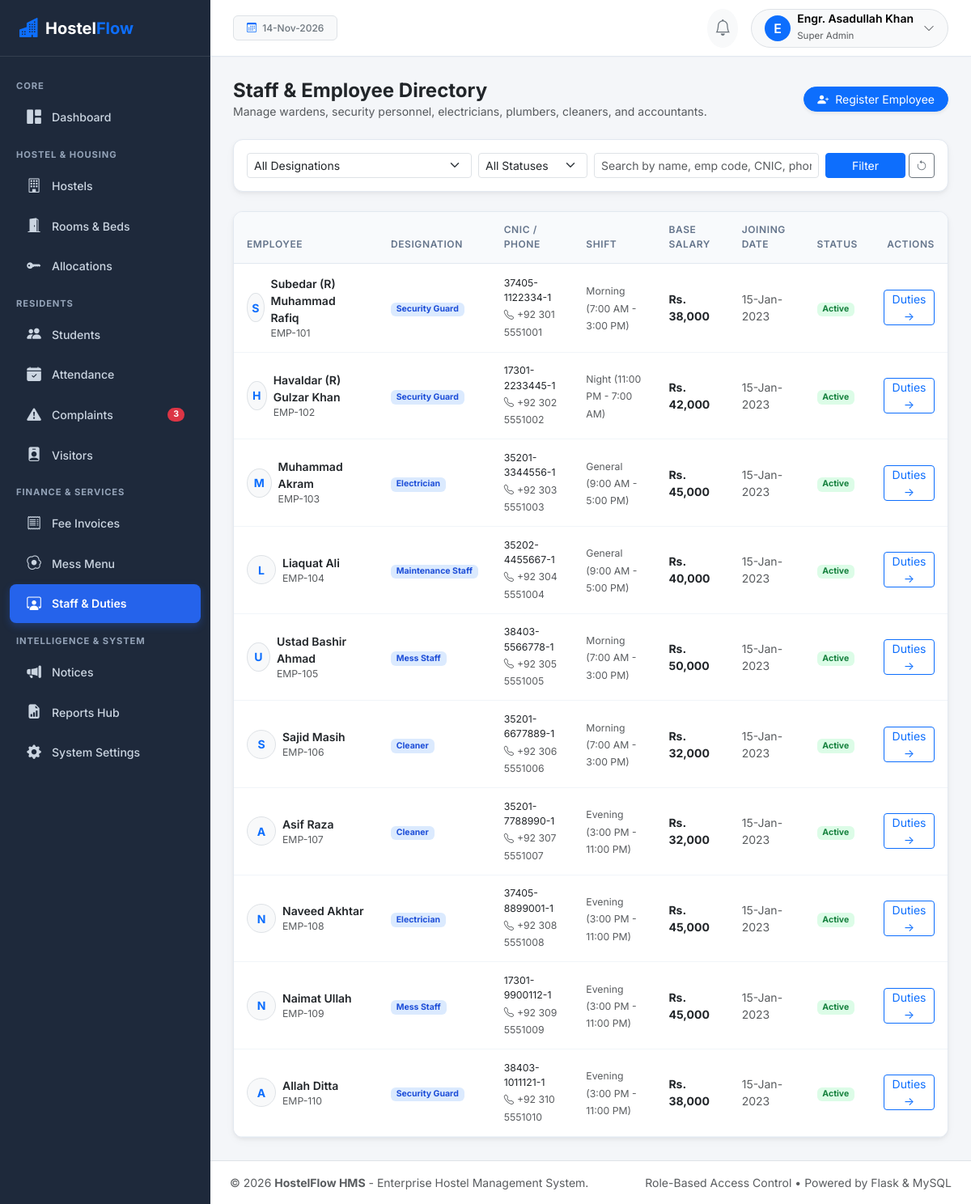
Page /staff/ (signed in) on the committed database.
### app/models/user.py (models this page shows, shortened)
class User(UserMixin, TimestampMixin, db.Model):
    __tablename__ = 'users'
    id = db.Column(db.Integer, primary_key=True)
    username = db.Column(db.String(80), unique=True, nullable=False, index=True)
    email = db.Column(db.String(120), unique=True, nullable=False, index=True)
    password_hash = db.Column(db.String(255), nullable=False)
    full_name = db.Column(db.String(120), nullable=False)
    avatar = db.Column(db.String(255), default='default_avatar.png')
    is_active = db.Column(db.Boolean, default=True, nullable=False)
    last_login = db.Column(db.DateTime)
    role_id = db.Column(db.Integer, db.ForeignKey('roles.id'), nullable=False)
    role = db.relationship('Role', back_populates='users')
    student_profile = db.relationship('Student', back_populates='user', uselist=False)
    employee_profile = db.relationship('Employee', back_populates='user', uselist=False)
    notifications = db.relationship('Notification', back_populates='user', lazy='dynamic', cascade='all, delete-orphan')
    audit_logs = db.relationship('AuditLog', back_populates='user', lazy='dynamic')
    def has_role(self, role_name):
        return self.role is not None and self.role.name.lower() == role_name.lower()
    @property
    def is_super_admin(self):
        return self.has_role('Super Admin')
    @property
    def is_student(self):
        return self.has_role('Student')
    @property
    def is_staff(self):
        return self.has_role('Staff')
    @property
    def can_manage_hostel(self):
        return self.is_super_admin or self.is_hostel_admin

class Role(db.Model):
    __tablename__ = 'roles'
    id = db.Column(db.Integer, primary_key=True)
    name = db.Column(db.String(50), unique=True, nullable=False)
    description = db.Column(db.String(255))
    users = db.relationship('User', back_populates='role', lazy='dynamic')

### app/models/staff.py (models this page shows, shortened)
class Employee(TimestampMixin, db.Model):
    __tablename__ = 'employees'
    id = db.Column(db.Integer, primary_key=True)
    user_id = db.Column(db.Integer, db.ForeignKey('users.id'), unique=True, nullable=True)
    employee_code = db.Column(db.String(30), unique=True, nullable=False, index=True)  # e.g., 'EMP-101'
    full_name = db.Column(db.String(120), nullable=False)
    designation = db.Column(db.String(80), nullable=False)  # Warden, Security Guard, Cleaner, Electrician, Maintenance Staff, Mess Staff, Accountant
    cnic = db.Column(db.String(25), nullable=False, unique=True)
    phone_number = db.Column(db.String(25), nullable=False)
    email = db.Column(db.String(120))
    address = db.Column(db.String(255), nullable=False)
    joining_date = db.Column(db.Date, nullable=False, default=date.today)
    salary = db.Column(db.Numeric(10, 2), nullable=False, default=35000.00)
    duty_shift = db.Column(db.String(50), default='Morning (8:00 AM - 4:00 PM)')
    status = db.Column(db.String(20), default='Active')  # Active, On Leave, Resigned, Terminated
    user = db.relationship('User', back_populates='employee_profile')
    assigned_complaints = db.relationship('Complaint', back_populates='assigned_employee', lazy='dynamic')
    tasks = db.relationship('Task', back_populates='employee', cascade='all, delete-orphan', lazy='dynamic')
    attendance = db.relationship('EmployeeAttendance', back_populates='employee', cascade='all, delete-orphan', lazy='dynamic')
    salaries = db.relationship('EmployeeSalary', back_populates='employee', cascade='all, delete-orphan', lazy='dynamic')

### app/routes/staff.py (the view, shortened to what this page needs)
@staff_bp.route('/')
@login_required
@role_required('Super Admin', 'Hostel Admin', 'Warden', 'Accountant')
def list_employees():
    page = request.args.get('page', 1, type=int)
    designation = request.args.get('designation', '').strip()
    status_filter = request.args.get('status', '').strip()
    search = request.args.get('search', '').strip()
    query = Employee.query
    if designation:
        query = query.filter_by(designation=designation)
    if status_filter:
        query = query.filter_by(status=status_filter)
    pagination = query.order_by(Employee.joining_date.desc()).paginate(
        page=page, per_page=current_app.config['ITEMS_PER_PAGE'], error_out=False
    )
    designations = [
        'Warden', 'Accountant', 'Security Guard', 'Cleaner',
        'Electrician', 'Maintenance Staff', 'Mess Staff'
    ]
    return render_template(
        'staff/list.html',
        pagination=pagination,
        employees=pagination.items,
        designations=designations,
        selected_designation=designation,
        selected_status=status_filter,
        search=search
    )

### app/templates/staff/list.html (shortened to what this page needs)
{% extends "base.html" %}
{% block content %}
<div class="d-flex flex-column flex-md-row justify-content-between align-items-md-center gap-2 mb-4">
  <div>
    <h4 class="fw-bold mb-0 text-dark">Staff & Employee Directory</h4>
    <p class="text-muted small mb-0">Manage wardens, security personnel, electricians, plumbers, cleaners, and accountants.</p>
  </div>
  {% if current_user.can_manage_hostel %}
    <a href="{{ url_for('staff.add_employee') }}" class="btn btn-primary btn-sm rounded-pill px-3 shadow-sm">
      <i class="bi bi-person-plus-fill me-1"></i> Register Employee
    </a>
  {% endif %}
</div>
<div class="card card-saas mb-4">
  <div class="card-body p-3">
    <form method="GET" class="row g-2 align-items-center">
      <div class="col-md-4">
        <select name="designation" class="form-select form-select-sm">
          <option value="">All Designations</option>
        </select>
      </div>
      <div class="col-md-2">
        <select name="status" class="form-select form-select-sm">
          <option value="">All Statuses</option>
        </select>
      </div>
      <div class="col-md-4">
        <input type="text" name="search" class="form-control form-control-sm" placeholder="Search by name, emp code, CNIC, phone..." value="{{ search }}">
      </div>
      <div class="col-md-2 d-flex gap-1">
        <button type="submit" class="btn btn-primary btn-sm w-100">Filter</button>
        <a href="{{ url_for('staff.list_employees') }}" class="btn btn-outline-secondary btn-sm"><i class="bi bi-arrow-counterclockwise"></i></a>
      </div>
    </form>
  </div>
</div>
<div class="card card-saas">
  <div class="table-responsive">
    <table class="table table-custom table-hover align-middle mb-0">
      <thead>
        <tr>
          <th>Employee</th>
          <th>Designation</th>
          <th>CNIC / Phone</th>
          <th>Shift</th>
          <th>Base Salary</th>
          <th>Joining Date</th>
          <th>Status</th>
          <th class="text-end">Actions</th>
        </tr>
      </thead>
      <tbody>
        {% for e in employees %}
          <tr>
            <td>
              <div class="d-flex align-items-center gap-2">
                <div class="rounded-circle bg-light border text-primary d-flex align-items-center justify-content-center fw-bold" style="width: 36px; height: 36px;">
                  {{ e.full_name[:1] }}
                </div>
                <div>
                  <a href="{{ url_for('staff.view_employee', employee_id=e.id) }}" class="fw-semibold text-dark text-decoration-none">
                    {{ e.full_name }}
                  </a>
                  <small class="text-muted d-block">{{ e.employee_code }}</small>
                </div>
              </div>
            </td>
            <td><span class="badge badge-soft-primary">{{ e.designation }}</span></td>
            <td>
              <div class="small text-dark">{{ e.cnic }}</div>
              <small class="text-muted"><i class="bi bi-telephone me-1"></i>{{ e.phone_number }}</small>
            </td>
            <td><small class="text-muted">{{ e.duty_shift }}</small></td>
            <td class="fw-bold text-dark">{{ e.salary|currency }}</td>
            <td class="small text-muted">{{ e.joining_date|date_format }}</td>
            <td>
              <span class="badge {% if e.status == 'Active' %}badge-soft-success{% elif e.status == 'On Leave' %}badge-soft-warning{% else %}badge-soft-secondary{% endif %}">
                {{ e.status }}
              </span>
            </td>
            <td class="text-end">
              <a href="{{ url_for('staff.view_employee', employee_id=e.id) }}" class="btn btn-outline-primary btn-sm py-0 px-2">
                Duties &rarr;
              </a>
            </td>
          </tr>
        {% else %}
          <tr><td colspan="8" class="text-center py-4 text-muted">No staff records found.</td></tr>
        {% endfor %}
      </tbody>
    </table>
  </div>
</div>
{% endblock %}

### app/templates/base.html (shortened to what this page needs)
<!DOCTYPE html>
<html lang="en">
<head>
  <link href="https://cdn.jsdelivr.net/npm/bootstrap@5.3.3/dist/css/bootstrap.min.css" rel="stylesheet">
  <link rel="stylesheet" href="https://cdn.jsdelivr.net/npm/bootstrap-icons@1.11.3/font/bootstrap-icons.min.css">
  <link rel="stylesheet" href="{{ url_for('static', filename='css/style.css') }}">
</head>
<body>
<div class="d-flex" id="wrapper">
  <div id="sidebar-wrapper">
    <div class="sidebar-brand">
      <i class="bi bi-buildings-fill text-primary me-2 fs-4"></i>
      <span>Hostel<span class="text-primary">Flow</span></span>
    </div>
    <div class="py-3">
      {% if current_user.is_authenticated and not current_user.is_student and not current_user.is_staff %}
        <div class="sidebar-heading">Core</div>
        <a href="{{ url_for('dashboard.index') }}" class="nav-link-custom {% if request.endpoint and request.endpoint == 'dashboard.index' %}active{% endif %}">
          <i class="bi bi-grid-1x2-fill"></i> Dashboard
        </a>
        <div class="sidebar-heading">Hostel & Housing</div>
        <a href="{{ url_for('hostels.list_hostels') }}" class="nav-link-custom {% if request.endpoint and 'hostels' in request.endpoint %}active{% endif %}">
          <i class="bi bi-building"></i> Hostels
        </a>
        <a href="{{ url_for('rooms.list_rooms') }}" class="nav-link-custom {% if request.endpoint and 'rooms' in request.endpoint %}active{% endif %}">
          <i class="bi bi-door-open-fill"></i> Rooms & Beds
        </a>
        <a href="{{ url_for('allocations.list_allocations') }}" class="nav-link-custom {% if request.endpoint and 'allocations' in request.endpoint %}active{% endif %}">
          <i class="bi bi-key-fill"></i> Allocations
        </a>
        <div class="sidebar-heading">Residents</div>
        <a href="{{ url_for('students.list_students') }}" class="nav-link-custom {% if request.endpoint and 'students' in request.endpoint %}active{% endif %}">
          <i class="bi bi-people-fill"></i> Students
        </a>
        <a href="{{ url_for('attendance.index') }}" class="nav-link-custom {% if request.endpoint and 'attendance' in request.endpoint %}active{% endif %}">
          <i class="bi bi-calendar-check-fill"></i> Attendance
        </a>
        <a href="{{ url_for('complaints.list_complaints') }}" class="nav-link-custom {% if request.endpoint and 'complaints' in request.endpoint %}active{% endif %}">
          <i class="bi bi-exclamation-triangle-fill"></i> Complaints
          {% if pending_complaints_count > 0 %}
            <span class="badge bg-danger rounded-pill ms-auto">{{ pending_complaints_count }}</span>
          {% endif %}
        </a>
        <a href="{{ url_for('visitors.list_visitors') }}" class="nav-link-custom {% if request.endpoint and 'visitors' in request.endpoint %}active{% endif %}">
          <i class="bi bi-person-badge-fill"></i> Visitors
        </a>
        <div class="sidebar-heading">Finance & Services</div>
        <a href="{{ url_for('fees.list_invoices') }}" class="nav-link-custom {% if request.endpoint and 'fees' in request.endpoint %}active{% endif %}">
          <i class="bi bi-receipt"></i> Fee Invoices
        </a>
        <a href="{{ url_for('mess.weekly_menu') }}" class="nav-link-custom {% if request.endpoint and 'mess' in request.endpoint %}active{% endif %}">
          <i class="bi bi-egg-fried"></i> Mess Menu
        </a>
        <a href="{{ url_for('staff.list_employees') }}" class="nav-link-custom {% if request.endpoint and 'staff' in request.endpoint %}active{% endif %}">
          <i class="bi bi-person-workspace"></i> Staff & Duties
        </a>
        <div class="sidebar-heading">Intelligence & System</div>
        <a href="{{ url_for('announcements.list_announcements') }}" class="nav-link-custom {% if request.endpoint and 'announcements' in request.endpoint %}active{% endif %}">
          <i class="bi bi-megaphone-fill"></i> Notices
        </a>
        <a href="{{ url_for('reports.index') }}" class="nav-link-custom {% if request.endpoint and 'reports' in request.endpoint %}active{% endif %}">
          <i class="bi bi-file-earmark-bar-graph-fill"></i> Reports Hub
        </a>
        {% if current_user.is_super_admin %}
          <a href="{{ url_for('settings.general_settings') }}" class="nav-link-custom {% if request.endpoint and 'settings' in request.endpoint %}active{% endif %}">
            <i class="bi bi-gear-fill"></i> System Settings
          </a>
        {% endif %}
      {% endif %}
    </div>
  </div>
  <div id="page-content-wrapper">
    <nav class="navbar top-navbar d-flex align-items-center justify-content-between">
      <div class="d-flex align-items-center gap-3">
        <span class="badge bg-light text-secondary border px-3 py-2 fw-medium">
          <i class="bi bi-calendar3 me-1 text-primary"></i>
          {{ today_date|date_format }}
        </span>
      </div>
      <div class="d-flex align-items-center gap-3">
        <div class="dropdown">
          <button class="btn btn-light position-relative rounded-circle p-2" type="button" data-bs-toggle="dropdown" aria-expanded="false">
            <i class="bi bi-bell fs-5 text-secondary"></i>
          </button>
        </div>
        <div class="dropdown">
          <button class="btn btn-light rounded-pill border d-flex align-items-center gap-2 py-1 px-3" type="button" data-bs-toggle="dropdown" aria-expanded="false">
            <div class="rounded-circle bg-primary text-white d-flex align-items-center justify-content-center" style="width: 32px; height: 32px; font-weight: 600;">
              {{ current_user.full_name[:1] if current_user.is_authenticated else 'U' }}
            </div>
            <div class="text-start d-none d-sm-block">
              <div class="fw-semibold small lh-1">{{ current_user.full_name if current_user.is_authenticated else 'User' }}</div>
              <small class="text-muted" style="font-size: 0.72rem;">{{ current_user.role.name if current_user.is_authenticated and current_user.role else 'Guest' }}</small>
            </div>
            <i class="bi bi-chevron-down text-muted small ms-1"></i>
          </button>
        </div>
      </div>
    </nav>
    <main class="main-body">
      {% block content %}{% endblock %}
    </main>
    <footer class="bg-white border-top py-3 px-4 text-center text-muted small no-print">
      <div class="d-flex flex-column flex-sm-row justify-content-between align-items-center">
        <span>&copy; {{ 2026 }} <strong>HostelFlow HMS</strong> - Enterprise Hostel Management System.</span>
        <span class="mt-1 mt-sm-0">Role-Based Access Control &bull; Powered by Flask & MySQL</span>
      </div>
    </footer>
  </div>
</div>
</body>
</html>

### rows in the picture
User: is_active+full_name "E", is_active+full_name "Engr. Asadullah Khan", role "Super Admin"
Employee: full_name "S", full_name "Subedar (R) Muhammad Rafiq", employee_code "EMP-101", designation "Security Guard", cnic "37405-1122334-1", phone_number "+92 301 5551001", duty_shift "Morning (7:00 AM - 3:00 PM)", salary "Rs. 38,000", joining_date "15-Jan-2023", status "Active"
Employee: full_name "H", full_name "Havaldar (R) Gulzar Khan", employee_code "EMP-102", designation "Security Guard", cnic "17301-2233445-1", phone_number "+92 302 5551002", duty_shift "Night (11:00 PM - 7:00 AM)", salary "Rs. 42,000", joining_date "15-Jan-2023", status "Active"
Employee: full_name "M", full_name "Muhammad Akram", employee_code "EMP-103", designation "Electrician", cnic "35201-3344556-1", phone_number "+92 303 5551003", duty_shift "General (9:00 AM - 5:00 PM)", salary "Rs. 45,000", joining_date "15-Jan-2023", status "Active"
Employee: full_name "L", full_name "Liaquat Ali", employee_code "EMP-104", designation "Maintenance Staff", cnic "35202-4455667-1", phone_number "+92 304 5551004", duty_shift "General (9:00 AM - 5:00 PM)", salary "Rs. 40,000", joining_date "15-Jan-2023", status "Active"
Employee: full_name "U", full_name "Ustad Bashir Ahmad", employee_code "EMP-105", designation "Mess Staff", cnic "38403-5566778-1", phone_number "+92 305 5551005", duty_shift "Morning (7:00 AM - 3:00 PM)", salary "Rs. 50,000", joining_date "15-Jan-2023", status "Active"
Employee: full_name "S", full_name "Sajid Masih", employee_code "EMP-106", designation "Cleaner", cnic "35201-6677889-1", phone_number "+92 306 5551006", duty_shift "Morning (7:00 AM - 3:00 PM)", salary "Rs. 32,000", joining_date "15-Jan-2023", status "Active"
Employee: full_name "A", full_name "Asif Raza", employee_code "EMP-107", designation "Cleaner", cnic "35201-7788990-1", phone_number "+92 307 5551007", duty_shift "Evening (3:00 PM - 11:00 PM)", salary "Rs. 32,000", joining_date "15-Jan-2023", status "Active"
Employee: full_name "N", full_name "Naveed Akhtar", employee_code "EMP-108", designation "Electrician", cnic "37405-8899001-1", phone_number "+92 308 5551008", duty_shift "Evening (3:00 PM - 11:00 PM)", salary "Rs. 45,000", joining_date "15-Jan-2023", status "Active"
Employee: full_name "N", full_name "Naimat Ullah", employee_code "EMP-109", designation "Mess Staff", cnic "17301-9900112-1", phone_number "+92 309 5551009", duty_shift "Evening (3:00 PM - 11:00 PM)", salary "Rs. 45,000", joining_date "15-Jan-2023", status "Active"
Employee: full_name "A", full_name "Allah Ditta", employee_code "EMP-110", designation "Security Guard", cnic "38403-1011121-1", phone_number "+92 310 5551010", duty_shift "Evening (3:00 PM - 11:00 PM)", salary "Rs. 38,000", joining_date "15-Jan-2023", status "Active"

### other values in the picture
{{ pending_complaints_count }} "3"
{{ 2026 }} "2026"
